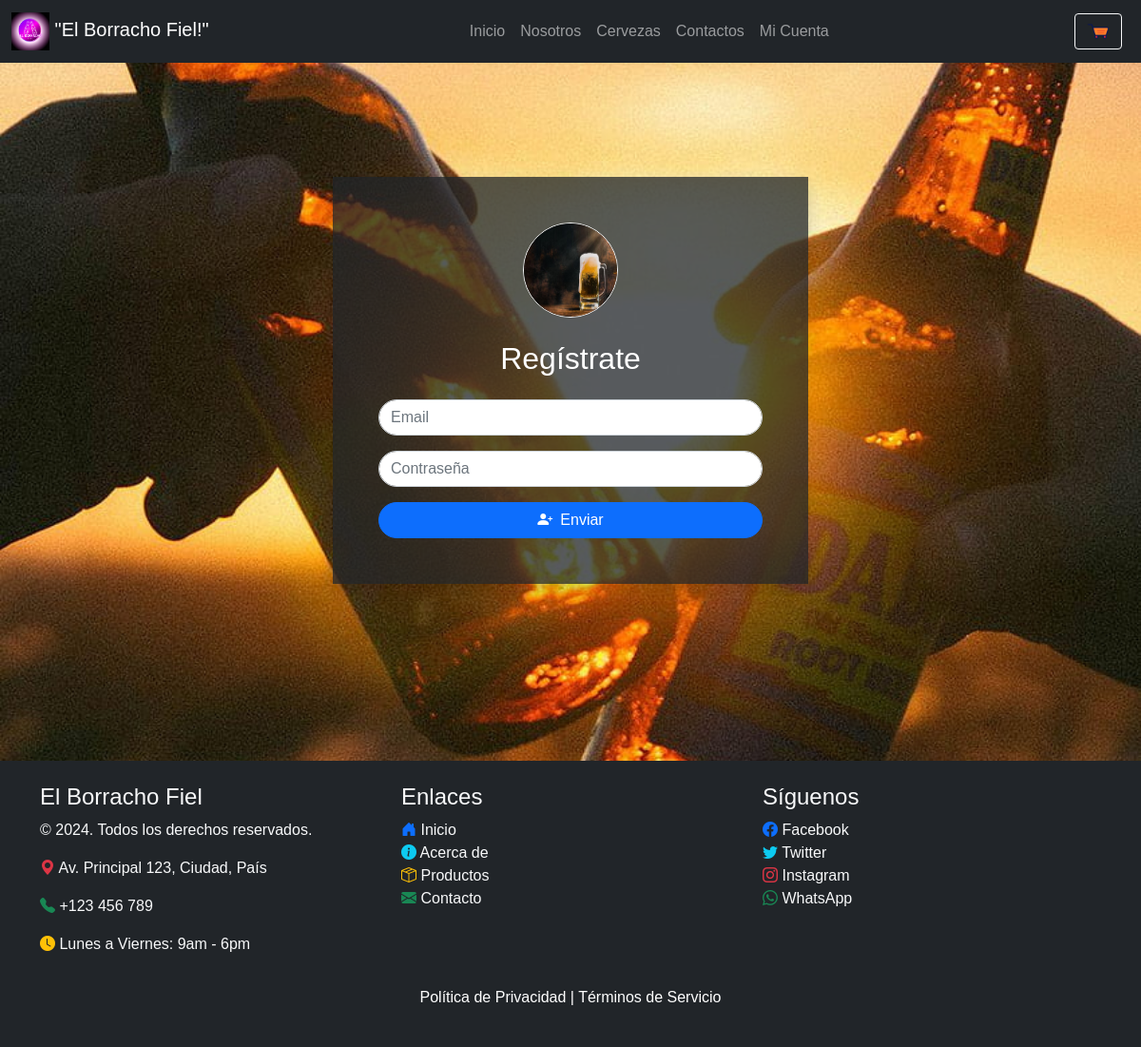
/nuevo-cliente/, run on the app's committed database.
### sitioweb/models.py (models this page shows)
class Nosotros(models.Model):
    logo = models.ImageField(upload_to='nosotros/', null=True, blank=True)
    tituloElBorrachoFiel = models.CharField(max_length=200)
    titulo = models.CharField(max_length=200)
    descripcion = models.TextField()
    imagenNosotros = models.ImageField(upload_to='nosotros/', null=True, blank=True)
    valores = models.TextField()
    equipo = models.TextField()

class ContactoSitio(models.Model):
    lugar = models.CharField(max_length=200)
    telefono = models.CharField(max_length=20)
    horario_atencion = models.CharField(max_length=200)
    mapaurl = models.URLField(max_length=200, blank=True)
    facebook_url = models.URLField(max_length=200, blank=True)
    instagram_url = models.URLField(max_length=200, blank=True)
    twitter_url = models.URLField(max_length=200, blank=True)
    whatsapp_url = models.URLField(max_length=200, blank=True)

### sitioweb/views.py (the view, shortened to what this page needs)
# urls.py: path('nuevo-cliente/',views.crearUsuario, name='PaginaNuevoCliente'),
def crearUsuario(request):
    context = {
        'inicio': Inicio.objects.all(),
        'formulario_contacto': FormularioContacto.objects.all(),
        'contacto_sitio': ContactoSitio.objects.first(),
        'cliente': Cliente.objects.all(),
        'nosotros': Nosotros.objects.first(),
        'testimonio': Testimonio.objects.all(),
        'productos': Producto.objects.all()[:9]  # Get the first 3 products
    }
    return render(request, "registrar.html" , context)

### sitioweb/templates/registrar.html (shortened to what this page needs)
{% extends 'base.html' %}
{% block Principal %}
<a class="navbar-brand" href="{% url 'inicio' %}">
    <img src="{{nosotros.logo.url}}" alt="" height="40">
    {{ nosotros.tituloElBorrachoFiel }}
</a>
{% endblock %}
{% block content %}
{% load static %}
<div class="container-fluid d-flex align-items-center justify-content-center vh-100"
    style="background-image: url('{% static 'images/fondologin.jpg' %}'); background-size: cover; background-position: center;">
    <div class="bg-dark bg-opacity-75 p-5 rounded-lg w-100 shadow" style="max-width: 500px;">
        <div class="d-flex justify-content-center mb-4">
            <img src="{% static 'images/fondo-bg.avif' %}" class="rounded-circle border border-light" width="100"
                height="100" alt="Avatar">
        </div>
        <h2 class="text-center text-white mb-4">Regístrate</h2>
        <form method="post">
            <div class="mb-3">
                <input type="email" class="form-control rounded-pill" placeholder="Email" name="nuevoCliente"
                    id="correo" required>
            </div>
            <div class="mb-3">
                <input type="password" class="form-control rounded-pill" placeholder="Contraseña" name="nuevaClave"
                    id="contrasena" required>
            </div>
            <button type="submit"
                class="btn btn-primary w-100 rounded-pill d-flex align-items-center justify-content-center">
                <i class="bi bi-person-plus-fill me-2"></i> Enviar
            </button>
        </form>
    </div>
</div>
{% endblock %}
{% block Pie_Pagina %}
<div class="row">
    <div class="col-md-4">
        <h4 class="text-light">El Borracho Fiel</h4>
        <p class="text-light">&copy; 2024. Todos los derechos reservados.</p>
        <p class="text-light"><i class="bi bi-geo-alt-fill footer-icon text-danger"></i> {{ contacto_sitio.lugar }}</p>
        <p class="text-light"><i class="bi bi-telephone-fill footer-icon text-success"></i> {{ contacto_sitio.telefono}}
        </p>
        <p class="text-light"><i class="bi bi-clock-fill footer-icon text-warning"></i>
            {{contacto_sitio.horario_atencion }}</p>
    </div>
    <div class="col-md-4">
        <h4 class="text-light">Enlaces</h4>
        <ul class="list-unstyled">
            <li><a href="{% url 'inicio' %}" class="text-light text-decoration-none footer-link"><i
                        class="bi bi-house-door-fill footer-icon text-primary"></i> Inicio</a></li>
            <li><a href="{% url 'nosotros' %}" class="text-light text-decoration-none footer-link"><i
                        class="bi bi-info-circle-fill footer-icon text-info"></i> Acerca de</a></li>
            <li><a href="{% url 'productos' %}" class="text-light text-decoration-none footer-link"><i
                        class="bi bi-box-seam footer-icon text-warning"></i> Productos</a></li>
            <li><a href="{% url 'contactos' %}" class="text-light text-decoration-none footer-link"><i
                        class="bi bi-envelope-fill footer-icon text-success"></i> Contacto</a></li>
        </ul>
    </div>
    <div class="col-md-4">
        <h4 class="text-light">Síguenos</h4>
        <ul class="list-unstyled">
            {% if contacto_sitio.facebook_url %}
            <li><a href="{{ contacto_sitio.facebook_url }}" class="text-light text-decoration-none footer-link"><i
                        class="bi bi-facebook footer-icon text-primary"></i> Facebook</a></li>
            {% endif %}
            {% if contacto_sitio.twitter_url %}
            <li><a href="{{ contacto_sitio.twitter_url }}" class="text-light text-decoration-none footer-link"><i
                        class="bi bi-twitter footer-icon text-info"></i> Twitter</a></li>
            {% endif %}
            {% if contacto_sitio.instagram_url %}
            <li><a href="{{ contacto_sitio.instagram_url }}" class="text-light text-decoration-none footer-link"><i
                        class="bi bi-instagram footer-icon text-danger"></i> Instagram</a></li>
            {% endif %}
            {% if contacto_sitio.whatsapp_url %}
            <li><a href="{{ contacto_sitio.whatsapp_url }}" class="text-light text-decoration-none footer-link"><i
                        class="bi bi-whatsapp footer-icon text-success"></i> WhatsApp</a></li>
            {% endif %}
        </ul>
    </div>
</div>
{% endblock %}

### sitioweb/templates/registrar.html (style rules this page uses)
.footer-icon { transition: transform 0.3s ease-in-out, color 0.3s ease-in-out; }

### sitioweb/templates/base.html (style rules this page uses)
body { font-family: 'Arial', sans-serif; background: linear-gradient(135deg, #f4a460, #ff7f50, #deb887, #ff7f50, #cd853f, #8b4513); color: #333; margin: 0; padding: 0; }

### data on the page
Nosotros: logo (picture), tituloElBorrachoFiel "\"El Borracho Fiel!\""
ContactoSitio: lugar "Av. Principal 123, Ciudad, País", telefono "+123 456 789", horario_atencion "Lunes a Viernes: 9am - 6pm"
